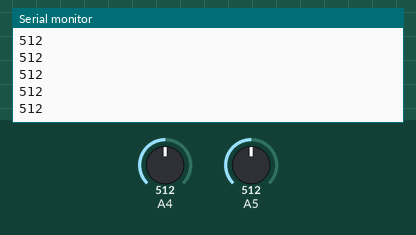
The sketch below on a simulated Arduino Uno, built with avr-gcc and run on an emulated ATmega328P. On the bench: the last lines printed to the serial monitor. The test bench sets the inputs (shaded band); at power-on: A5 = 512, A4 = 512.

Above: at 1.2 s.
1.3 s: A5 set to 716
At 2.2 s:
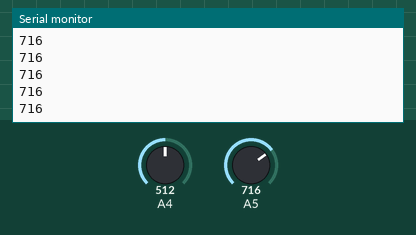
2.8 s: A5 set to 900
At 3.4 s:
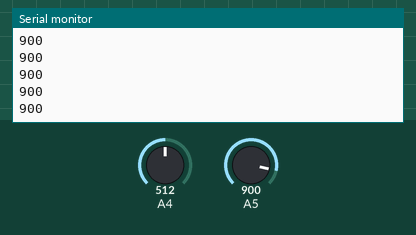
Timing chart, 0 to 5.8 s (numbered marks = the images above; inputs shaded):
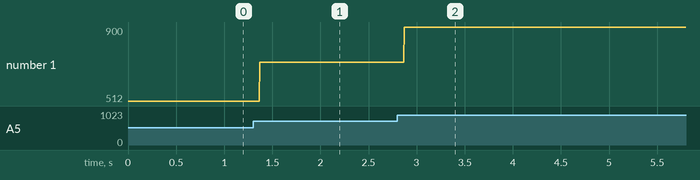

Measured:
- after the input at 1.3 s, the serial monitor: prints a new line after 0.07 s (image 1)
- after the input at 2.8 s, the serial monitor: prints a new line after 0.07 s (image 2)
- plotted number 1: 512 → 716 after the input at 1.3 s, 716 → 900 after the input at 2.8 s

The sketch:

Arduino_Input_Output.ino
```cpp
int val = 0;
int val2 = 0;
void setup() {
  // put your setup code here, to run once:
 // pinMode(In, INPUT);
  Serial.begin(9600);
}

void loop() {
  // put your main code here, to run repeatedly:
  val = analogRead(A5);
  val = val < 20 ? 0: val;
  val2 = analogRead(A4);
  val2 = val2 < 300 ? 0 : val2;
  Serial.println(/*String(val2) + " " +*/ String(val));
}
```
